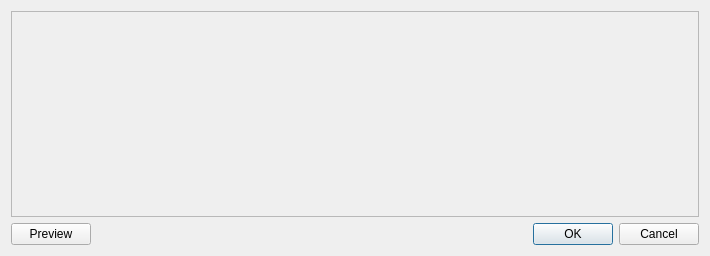
<?xml version="1.0" encoding="UTF-8"?>
<ui version="4.0">
 <class>Dialog</class>
 <widget class="QDialog" name="Dialog">
  <property name="geometry">
   <rect>
    <x>0</x>
    <y>0</y>
    <width>710</width>
    <height>256</height>
   </rect>
  </property>
  <property name="windowTitle">
   <string>Select projections to add</string>
  </property>
  <layout class="QGridLayout" name="gridLayout">
   <item row="0" column="0">
    <widget class="QScrollArea" name="scrollArea">
     <property name="widgetResizable">
      <bool>true</bool>
     </property>
     <widget class="QWidget" name="scrollAreaWidgetContents">
      <property name="geometry">
       <rect>
        <x>0</x>
        <y>0</y>
        <width>690</width>
        <height>197</height>
       </rect>
      </property>
      <property name="minimumSize">
       <size>
        <width>510</width>
        <height>180</height>
       </size>
      </property>
      <layout class="QGridLayout" name="gridLayout_2">
       <item row="0" column="0">
        <layout class="QVBoxLayout" name="verticalLayout_2">
         <item>
          <widget class="QWidget" name="widget" native="true"/>
         </item>
        </layout>
       </item>
      </layout>
     </widget>
    </widget>
   </item>
   <item row="1" column="0">
    <layout class="QHBoxLayout" name="horizontalLayout">
     <item>
      <widget class="QPushButton" name="pushButtonPreview">
       <property name="text">
        <string>Preview</string>
       </property>
      </widget>
     </item>
     <item>
      <widget class="QDialogButtonBox" name="buttonBox">
       <property name="orientation">
        <enum>Qt::Horizontal</enum>
       </property>
       <property name="standardButtons">
        <set>QDialogButtonBox::Cancel|QDialogButtonBox::Ok</set>
       </property>
      </widget>
     </item>
    </layout>
   </item>
  </layout>
 </widget>
 <resources/>
 <connections>
  <connection>
   <sender>buttonBox</sender>
   <signal>accepted()</signal>
   <receiver>Dialog</receiver>
   <slot>accept()</slot>
   <hints>
    <hint type="sourcelabel">
     <x>248</x>
     <y>254</y>
    </hint>
    <hint type="destinationlabel">
     <x>157</x>
     <y>274</y>
    </hint>
   </hints>
  </connection>
  <connection>
   <sender>buttonBox</sender>
   <signal>rejected()</signal>
   <receiver>Dialog</receiver>
   <slot>reject()</slot>
   <hints>
    <hint type="sourcelabel">
     <x>316</x>
     <y>260</y>
    </hint>
    <hint type="destinationlabel">
     <x>286</x>
     <y>274</y>
    </hint>
   </hints>
  </connection>
 </connections>
</ui>
